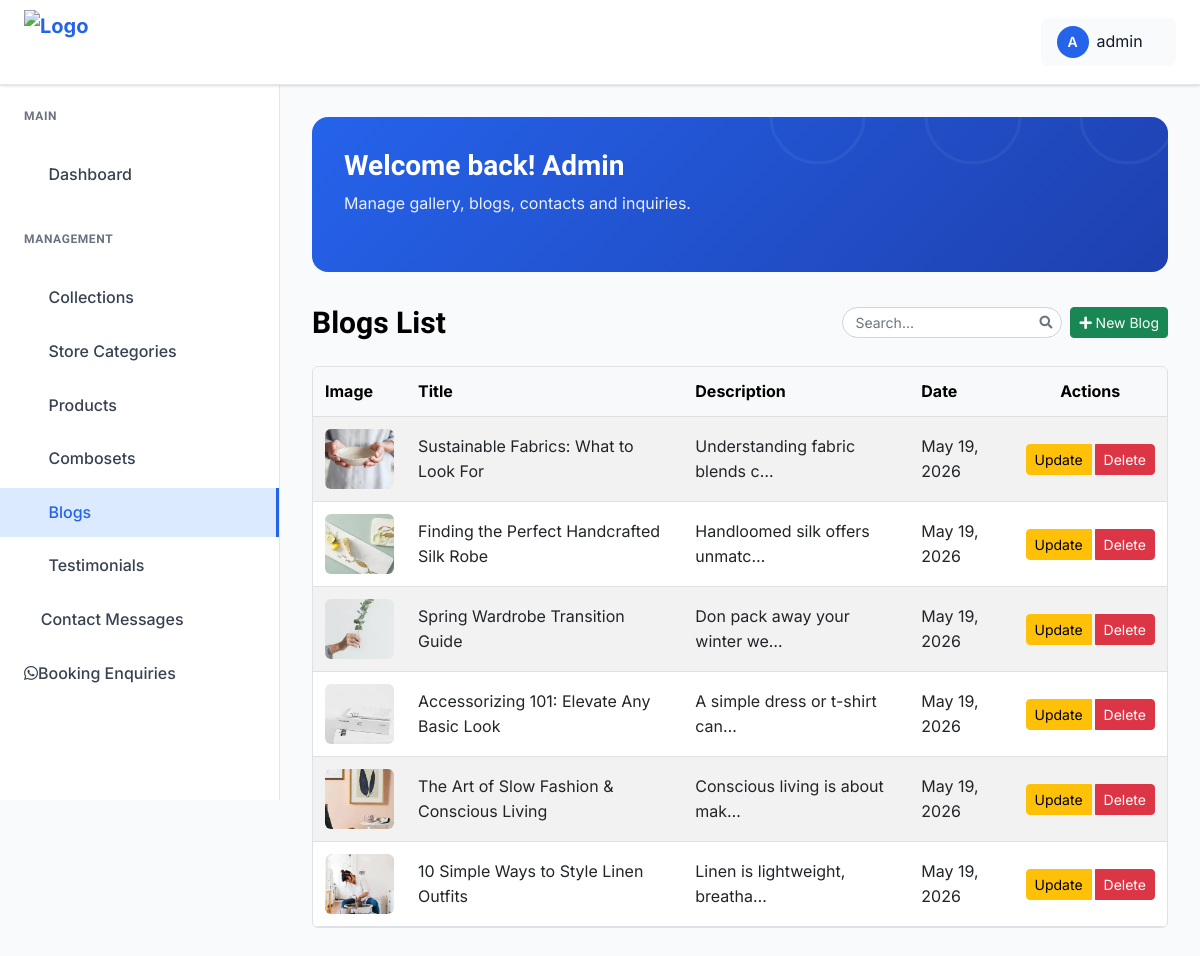
Page /dashboard/blocks/ (signed in) on the earlier database version.
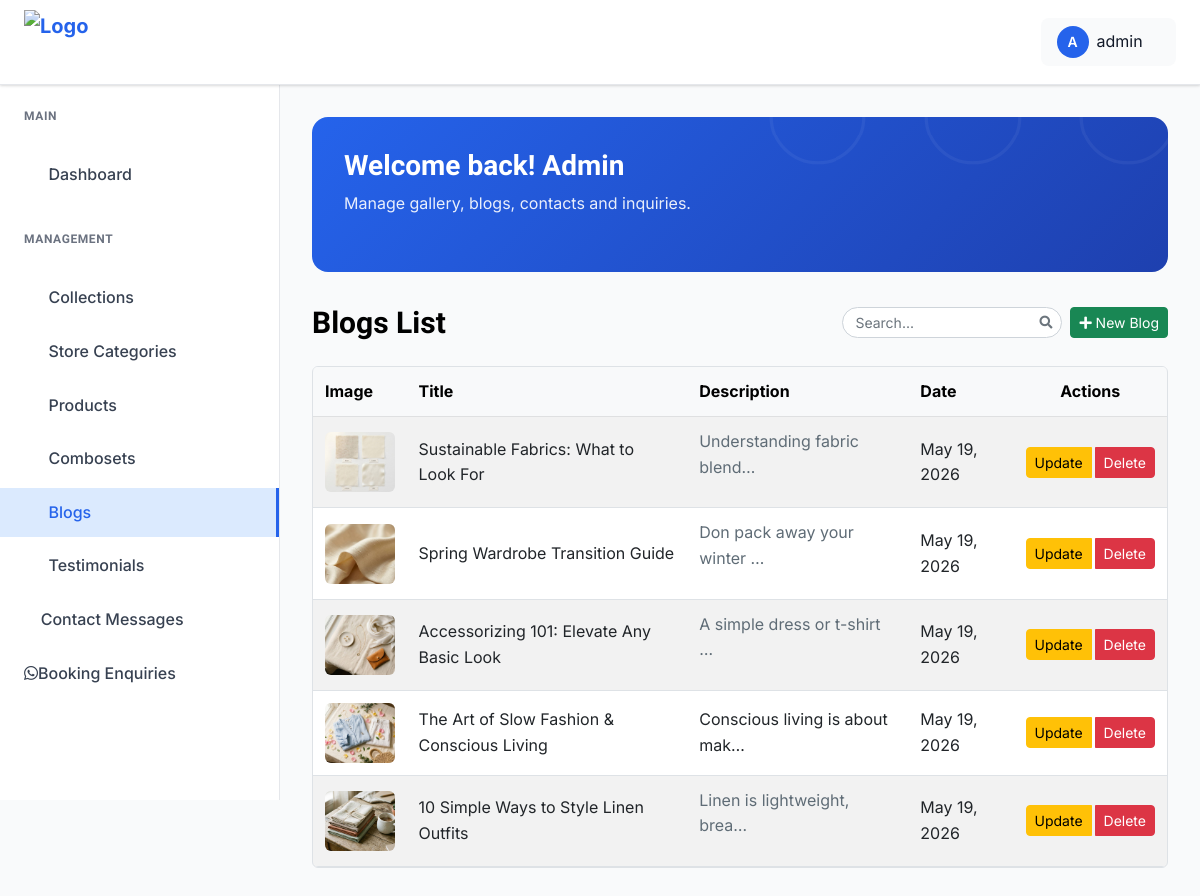
Same page on the later database version.
### zuzanne_app/models.py (models this page shows, shortened)
class OptimizedImageModel(models.Model):
    image_fields = []
    class Meta:
        abstract = True

class Blog(OptimizedImageModel):
    image_fields = ["image"]
    image = models.ImageField(upload_to="blogs/", help_text="Blog cover image")
    slug = models.SlugField(unique=True, blank=True)
    title = models.CharField(max_length=200)
    description = models.TextField()
    created_at = models.DateTimeField(auto_now_add=True)
    class Meta:
        ordering = ["-created_at"]

### zuzanne_app/views.py (the view)
# urls.py: path("dashboard/blocks/", views.admin_blog_list, name="admin_blog_list"),
@login_required(login_url="admin_login")
def admin_blog_list(request):
    blogs_qs = Blog.objects.all().order_by("-created_at")
    paginator = Paginator(blogs_qs, 8)
    page_number = request.GET.get("page")
    blogs = paginator.get_page(page_number)
    return render(request, "admin_pages/blog_list.html", {"blogs": blogs})

### templates/admin_pages/blog_list.html (shortened to what this page needs)
{% extends "admin_pages/base.html" %}
{% load static %}
{% block content %}
<div class="dashboard__form__wraper">
     <div class="create__course__title mb-4 d-flex flex-wrap justify-content-between align-items-center gap-2">
        <h4 class="mb-0">Blogs List</h4>
        <div class="d-flex align-items-center gap-2 ms-auto">
            <div class="search-box">
                <input type="text" id="blogSearchInput" class="form-control form-control-sm" placeholder="Search...">
            </div>
        </div>
         <a href="{% url 'blog_create' %}" class="btn btn-success btn-sm">
                <i class="fas fa-plus"></i> New Blog
            </a>
    </div>
    <div class="custom-table-container">
        <table class="table table-striped table-hover align-middle">
            <thead class="table-light">
                <tr>
                    <th scope="col">Image</th>
                    <th scope="col">Title</th>
                    <th scope="col">Description</th>
                    <th scope="col">Date</th>
                    <th scope="col" class="text-center">Actions</th>
                </tr>
            </thead>
            <tbody>
                {% for blog in blogs %}
                <tr>
                    <td>
                        {% if blog.image %}
                            <img src="{{ blog.image.url }}" alt="{{ blog.title }}" class="img-fluid rounded" width="80" height="60" style="object-fit: cover;">
                        {% else %}
                            <img src="https://via.placeholder.com/80x60?text=No+Image" alt="No Image" class="img-fluid rounded" width="80" height="60">
                        {% endif %}
                    </td>
                    <td>{{ blog.title }}</td>
                    <td>{{ blog.description|truncatechars:30|safe }}</td>
                    <td>{{ blog.created_at|date:"M d, Y" }}</td>
                    <td class="text-center">
                        <div class="btn-group" role="group">
                            <button type="button" class="btn btn-sm btn-warning me-1" data-bs-toggle="modal" data-bs-target="#updateBlogModal{{ blog.id }}">
                                Update
                            </button>
                            <button type="button" class="btn btn-sm btn-danger" data-bs-toggle="modal" data-bs-target="#deleteBlogModal{{ blog.id }}">
                                Delete
                            </button>
                        </div>
                    </td>
                </tr>
                {% empty %}
                <tr>
                    <td colspan="5" class="text-center py-4">
                        <p class="text-muted">No blogs found. <a href="{% url 'blog_create' %}">Add your first blog</a></p>
                    </td>
                </tr>
                {% endfor %}
            </tbody>
        </table>
    </div>
</div>
{% endblock %}

Differences in the rows shown:
removed Blog: image (picture), title "Finding the Perfect Handcrafted Silk Robe", description "Handloomed silk offers unmatc…", created_at "May 19, 2026"
changed Blog "Sustainable Fabrics: What to Look For": image: a different picture; description "Understanding fabric blends c…" → "Understanding fabric blend…"
changed Blog "Spring Wardrobe Transition Guide": image: a different picture; description "Don pack away your winter we…" → "Don pack away your winter …"
changed Blog "Accessorizing 101: Elevate Any Basic Look": image: a different picture; description "A simple dress or t-shirt can…" → "A simple dress or t-shirt …"
changed Blog "The Art of Slow Fashion & Conscious Living": image: a different picture
changed Blog "10 Simple Ways to Style Linen Outfits": image: a different picture; description "Linen is lightweight, breatha…" → "Linen is lightweight, brea…"
